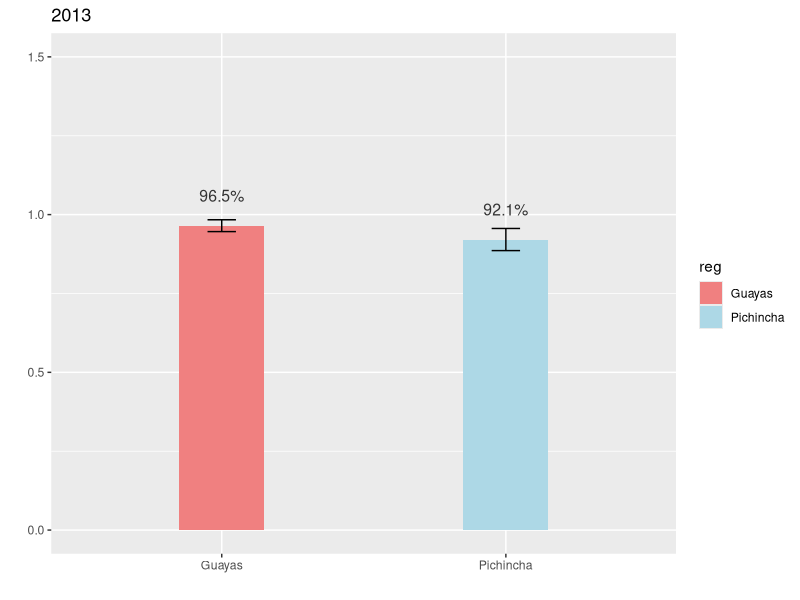
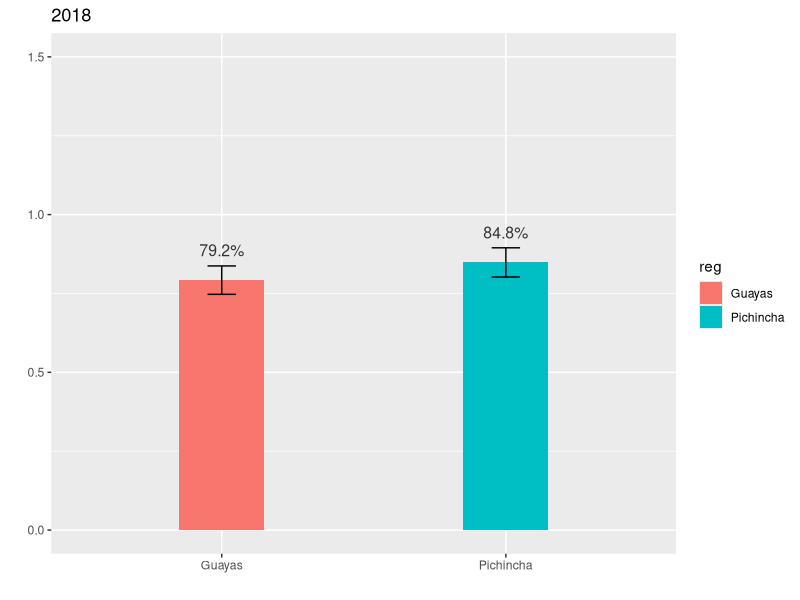
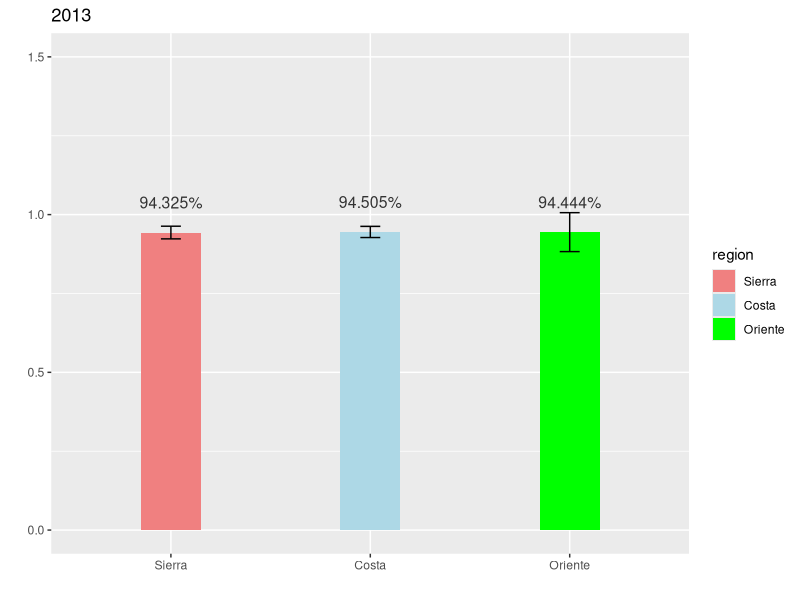
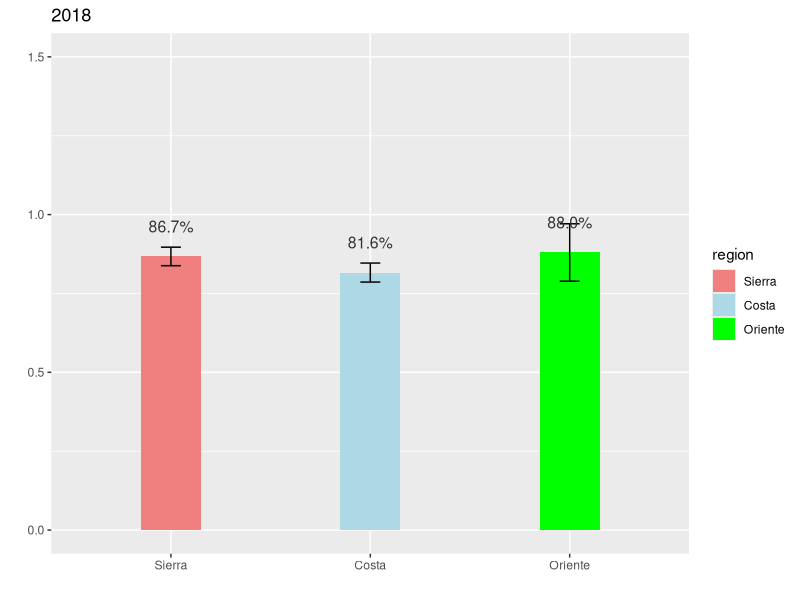
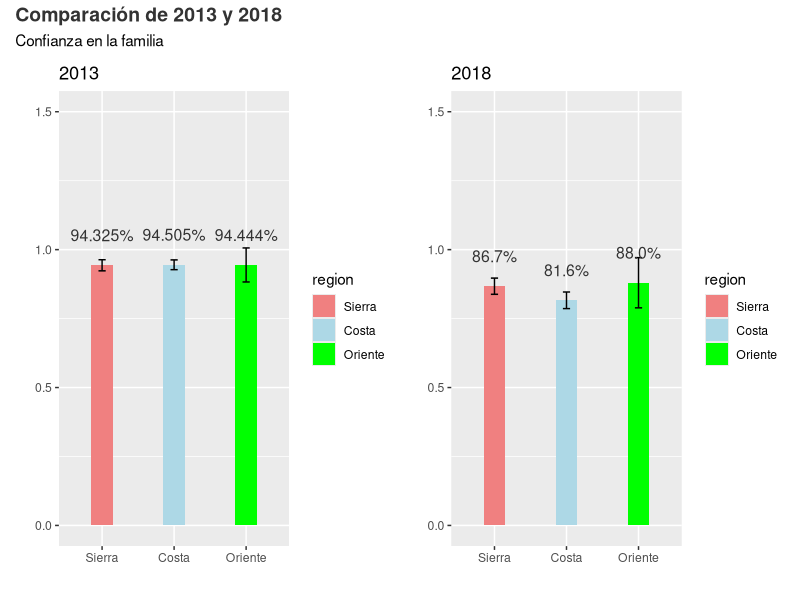
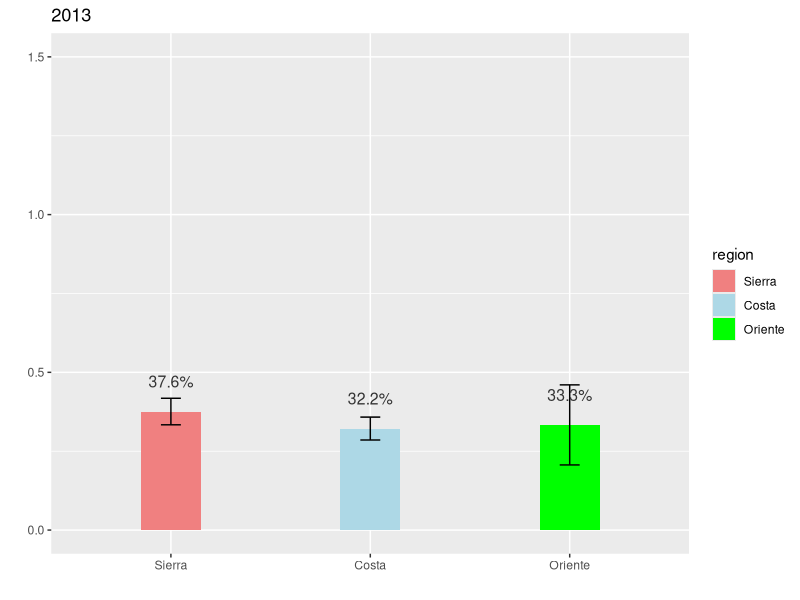
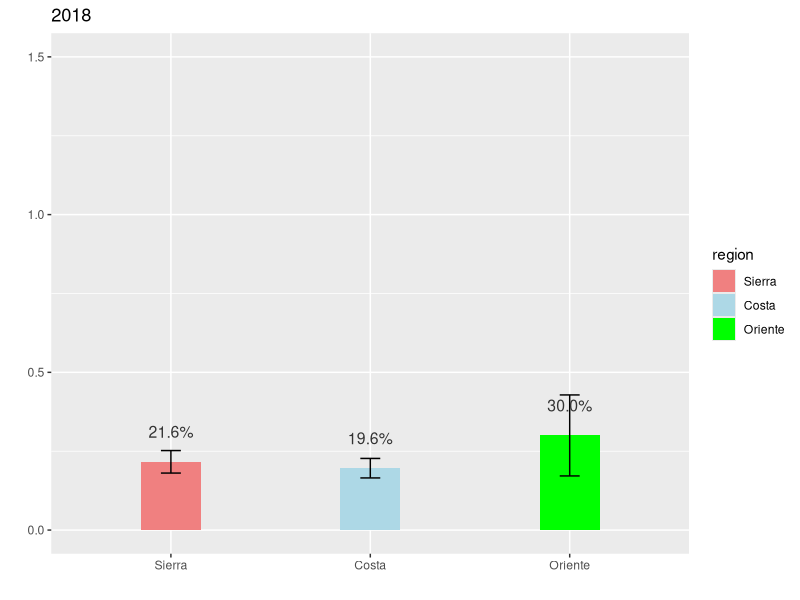
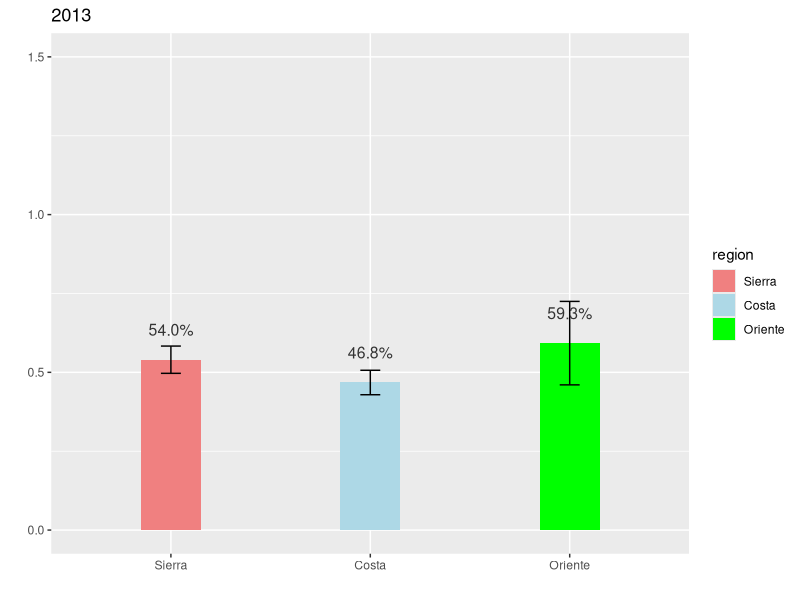

These figures' R source, in order: (Note: this script raises an error after producing the figures.)
#Carga de librerias y bases
library(haven)
library(dplyr)
library(ggplot2)
library(readr)
library(forcats)
library(lubridate)
library(tidyverse)
library(here)
install.packages("cowplot")
library(cowplot)
library(patchwork)
Wave_7_Ecuador <- read_dta("BASES LIDE/WVS_Wave_7_Ecuador_Stata_v5.0.dta")
Wave_6_Ecuador<- read_dta("BASES LIDE/WV6_Data_Ecuador_Stata_v20201117.dta")

# Union de bases de datos

Wave_6_Ecuador$N_REGION_ISO <- as_factor(Wave_6_Ecuador$N_REGION_ISO)
Wave_7_Ecuador$N_REGION_ISO <- as_factor(Wave_7_Ecuador$N_REGION_ISO)
Wave_6_Ecuador$V102 <- as_factor(Wave_6_Ecuador$V102)
Wave_7_Ecuador$Q58 <- as_factor(Wave_7_Ecuador$Q58)
Wave_6_Ecuador$V103 <- as_factor(Wave_6_Ecuador$V103)
Wave_7_Ecuador$Q59 <- as_factor(Wave_7_Ecuador$Q59)
Wave_6_Ecuador$V104 <- as_factor(Wave_6_Ecuador$V104)
Wave_7_Ecuador$Q60 <- as_factor(Wave_7_Ecuador$Q60)
Wave_6_Ecuador$V105 <- as_factor(Wave_6_Ecuador$V105)
Wave_7_Ecuador$Q61 <- as_factor(Wave_7_Ecuador$Q61)
Wave_6_Ecuador$V106 <- as_factor(Wave_6_Ecuador$V106)
Wave_7_Ecuador$Q62 <- as_factor(Wave_7_Ecuador$Q62)
Wave_6_Ecuador$V115 <- as_factor(Wave_6_Ecuador$V115)
Wave_7_Ecuador$Q71 <- as_factor(Wave_7_Ecuador$Q71)
Wave_6_Ecuador$V181 <- as_factor(Wave_6_Ecuador$V181)
Wave_7_Ecuador$Q142 <- as_factor(Wave_7_Ecuador$Q142)
Wave_6_Ecuador$V113 <- as_factor(Wave_6_Ecuador$V113)
Wave_7_Ecuador$Q69 <- as_factor(Wave_7_Ecuador$Q69)
wave7 <- Wave_7_Ecuador%>%
  select(cf= "Q58",
         "reg"= N_REGION_ISO,
         cv="Q59",
         cp="Q60",
         c_primera="Q61",
         c_dif_reg="Q62",
         ano="A_YEAR",
         c_gob= "Q71",
         p_trabajo="Q142",
         c_policia="Q69")

wave6<-Wave_6_Ecuador%>%
  select(cf="V102" ,
         "reg"= N_REGION_ISO,
         cv="V103",
         cp="V104",
         c_primera="V105",
         c_dif_reg="V106",
         ano="V262",
         c_gob = "V115",
         p_trabajo="V181",
         c_policia="V113")

wvs_total <- bind_rows(wave6, wave7)

#Agrupar c_gob en dos categorias 

wvs_total$c_gob<- as_factor(wvs_total$c_gob)
wvs_total$confianza_gobierno <- ifelse(wvs_total$c_gob %in% c("Quite a lot", "A great deal"),
                              "confío", "no confío")

#Creamos una variable binaria, con la confianza en el gobierno

wvs_total <- wvs_total %>%
  mutate(confianza_gobieno_b = as.integer(c_gob %in% c("Quite a lot", "A great deal")))


#agrupar cf en dos categorias 

wvs_total$cf<- as_factor(wvs_total$cf)
wvs_total$confianza <- ifelse(wvs_total$cf %in% c("Trust completely", "Trust somewhat"),
                              "confío", "no confío")

#Creamos una variable binaria, con la confianza

wvs_total <- wvs_total %>%
  mutate(confianza_binaria = as.integer(cf %in% c("Trust completely", "Trust somewhat")))


#agrupar c_dif_reg en dos categorias 

wvs_total$c_dif_reg<- as_factor(wvs_total$c_dif_reg)
wvs_total$confianza_en_otra_reg <- ifelse(wvs_total$c_dif_reg %in% c("Trust completely", "Trust somewhat"),
                              "confío", "no confío")

#Creamos una variable binaria, con la confianza en personas de otras regiones

wvs_total <- wvs_total %>%
  mutate(confianza_en_otra_reg_b = as.integer(c_dif_reg %in% c("Trust completely", "Trust somewhat")))

# Agrupar p_trabajo en dos categorias

wvs_total$p_trabajo<- as_factor(wvs_total$p_trabajo)
wvs_total$miedo_perder_empleo <- ifelse(wvs_total$p_trabajo %in% c("Very much", "A great deal"),
                                          "confío", "no confío")

#Creamos una variable binaria, con el miedo de las personas a perder su trabajo

wvs_total <- wvs_total %>%
  mutate(miedo_perder_empleo = as.integer(p_trabajo %in% c("Very much", "A great deal")))

#Agrupar c_policia en dos categorias 

wvs_total$c_policia<- as_factor(wvs_total$c_policia)
wvs_total$confianza_policia <- ifelse(wvs_total$c_policia %in% c("Quite a lot", "A great deal"),
                                       "confío", "no confío")

#Creamos una variable binaria, con la confianza en la policia

wvs_total <- wvs_total %>%
  mutate(confianza_policia_b = as.integer(c_policia %in% c("Quite a lot", "A great deal")))





#filtrando por Provincia y renombre de variables

wvs_uio_gye <- wvs_total%>%
  filter(reg %in% c("EC-G Guayas","EC-P Pichincha"))%>%
  mutate(reg=fct_recode(reg,
                        "Guayas"="EC-G Guayas",
                        "Pichincha"="EC-P Pichincha"))

#Relaizamos una grupación de la varible de provicias


wvs_c<- wvs_total%>%
  mutate(region = fct_collapse(reg,
                               "Sierra"=c("EC-A Azuay","EC-B Bolivar","EC-F Canar",
                                          "EC-C Carchi","EC-X Cotopaxi","EC-H Chimborazo",
                                          "EC-L Loja","EC-I Imbabura","EC-P Pichincha",
                                          "EC-T Tungurahua"),
                               "Costa"=c("EC-O El Oro","EC-E Esmeraldas","EC-G Guayas",
                                         "EC-R Los Rios","EC-M Manabi","EC-SE Santa Elena",
                                         "EC-SD Santo Domingo de los Tsachilas",
                                         "EC-SD Santo Domingo de los Tsachilas"),
                               "Oriente"=c("EC-S Morona Santiago","EC-N Napo","EC-D Orellana",
                                           "EC-Y Pastaza",
                                           "EC-U Sucumbios","EC-Z Zamora Chinchipe")))

#Calcular la media y error estandar por provincia 
cf_p <- wvs_uio_gye %>% 
  group_by(ano, reg) %>% 
  summarize(mean = mean(as.numeric(confianza_binaria), na.rm = TRUE), 
            se = sd(as.numeric(confianza_binaria), na.rm = TRUE)/sqrt(n()))

#Calcular la media y error estandar por region
cf_r <- wvs_c %>% 
  group_by(ano, region) %>% 
  summarize(mean = mean(as.numeric(confianza_binaria), na.rm = TRUE), 
            se = sd(as.numeric(confianza_binaria), na.rm = TRUE)/sqrt(n()))

###############################################################################
#analizis de variable de confianza en la familia

#Graficos por provincia Pichincha y Guayas

# Gráfico 2013

cf_p_2013 <- cf_p %>% 
  filter(ano == 2013) %>%
  filter(complete.cases(reg, mean, se)) %>%
  ggplot(aes(x = reg, y = mean, fill = reg)) + 
  geom_bar(stat = "identity", width = 0.3,) +
  geom_errorbar(aes(ymin = mean - 1.96*se, ymax = mean + 1.96*se), width = 0.1) +
  geom_text(aes(label = scales::percent(mean, digits =1)), 
            color = "grey20", size = 4, vjust = -2) +
  labs(title = "2013", x = "", y = "") + 
  scale_y_continuous(limits = c(0, 1.5)) +
  scale_fill_manual(values = c("lightcoral", "lightblue")) 
print(cf_p_2013)

# Gráfico 2018

cf_p_2018 <- cf_p %>% 
  filter(ano == 2018) %>%
  filter(complete.cases(reg, mean, se)) %>%
  ggplot(aes(x = reg, y = mean, fill = reg)) + 
  geom_bar(stat = "identity", width = 0.3) +
  geom_errorbar(aes(ymin = mean - 1.96*se, ymax = mean + 1.96*se), width = 0.1) +
  geom_text(aes(label = scales::percent(mean, digits =1)), 
            color = "grey20", size = 4, vjust = -2) +
  labs(title = "2018", x = "", y = "") + 
  scale_y_continuous(limits = c(0, 1.5))
print(cf_p_2018)
################################################################################
#analizis de variable de confianza en la familia

#Graficos por region sierra y costa

# Gráfico 2013

cf_r_2013 <- cf_r %>% 
  filter(ano == 2013) %>%
  filter(complete.cases(region, mean, se)) %>%
  ggplot(aes(x = region, y = mean, fill = region)) + 
  geom_bar(stat = "identity", width = 0.3,) +
  geom_errorbar(aes(ymin = mean - 1.96*se, ymax = mean + 1.96*se), width = 0.1) +
  geom_text(aes(label = scales::percent(mean, digits =1)), 
            color = "grey20", size = 4, vjust = -2) +
  labs(title = "2013", x = "", y = "") + 
  scale_y_continuous(limits = c(0, 1.5)) +
  scale_fill_manual(values = c("lightcoral", "lightblue","green")) 
print(cf_r_2013)

# Gráfico 2018

cf_r_2018 <- cf_r %>% 
  filter(ano == 2018) %>%
  filter(complete.cases(region, mean, se)) %>%
  ggplot(aes(x = region, y = mean, fill = region)) + 
  geom_bar(stat = "identity", width = 0.3,) +
  geom_errorbar(aes(ymin = mean - 1.96*se, ymax = mean + 1.96*se), width = 0.1) +
  geom_text(aes(label = scales::percent(mean, digits =1)), 
            color = "grey20", size = 4, vjust = -2) +
  labs(title = "2018", x = "", y = "") + 
  scale_y_continuous(limits = c(0, 1.5)) +
  scale_fill_manual(values = c("lightcoral", "lightblue","green")) 
print(cf_r_2018)
##################################################################################
library(cowplot)
library(patchwork)

combined_plot <- cf_r_2013 + cf_r_2018 +
  plot_layout(ncol = 2) +
  plot_annotation(title = "Comparación de 2013 y 2018",
                  subtitle = "Confianza en la familia",
                  theme = theme(
                    plot.title = element_text(hjust = 0, color = "grey20", face = "bold", size = 14),
                    plot.caption = element_text(hjust = 0, color = "grey30", face = 'italic')
                  ))
print(combined_plot)

################################################################################

#Analisis de la variable de confianza en otras regiones 
cf_r_2 <- wvs_c %>% 
  group_by(ano, region) %>% 
  summarize(mean = mean(as.numeric(confianza_en_otra_reg_b), na.rm = TRUE), 
            se = sd(as.numeric(confianza_en_otra_reg_b), na.rm = TRUE)/sqrt(n()))


#Graficos por region sierra y costa

# Gráfico 2013

cf_r2_2013 <- cf_r_2 %>% 
  filter(ano == 2013) %>%
  filter(complete.cases(region, mean, se)) %>%
  ggplot(aes(x = region, y = mean, fill = region)) + 
  geom_bar(stat = "identity", width = 0.3,) +
  geom_errorbar(aes(ymin = mean - 1.96*se, ymax = mean + 1.96*se), width = 0.1) +
  geom_text(aes(label = scales::percent(mean, digits =1)), 
            color = "grey20", size = 4, vjust = -2) +
  labs(title = "2013", x = "", y = "") + 
  scale_y_continuous(limits = c(0, 1.5)) +
  scale_fill_manual(values = c("lightcoral", "lightblue","green")) 
print(cf_r2_2013)
  
# Gráfico 2018

cf_r2_2018 <- cf_r_2 %>% 
  filter(ano == 2018) %>%
  filter(complete.cases(region, mean, se)) %>%
  ggplot(aes(x = region, y = mean, fill = region)) + 
  geom_bar(stat = "identity", width = 0.3,) +
  geom_errorbar(aes(ymin = mean - 1.96*se, ymax = mean + 1.96*se), width = 0.1) +
  geom_text(aes(label = scales::percent(mean, digits =1)), 
            color = "grey20", size = 4, vjust = -2) +
  labs(title = "2018", x = "", y = "") + 
  scale_y_continuous(limits = c(0, 1.5)) +
  scale_fill_manual(values = c("lightcoral", "lightblue","green")) 
print(cf_r2_2018)

####################################################################################

#Analizis de la variable de confianza sobre el gobierno
cf_r_3 <- wvs_c %>% 
  group_by(ano, region) %>% 
  summarize(mean = mean(as.numeric(confianza_gobieno_b), na.rm = TRUE), 
            se = sd(as.numeric(confianza_gobieno_b), na.rm = TRUE)/sqrt(n()))


#Graficos por region sierra y costa

# Gráfico 2013

cf_r3_2013 <- cf_r_3 %>% 
  filter(ano == 2013) %>%
  filter(complete.cases(region, mean, se)) %>%
  ggplot(aes(x = region, y = mean, fill = region)) + 
  geom_bar(stat = "identity", width = 0.3,) +
  geom_errorbar(aes(ymin = mean - 1.96*se, ymax = mean + 1.96*se), width = 0.1) +
  geom_text(aes(label = scales::percent(mean, digits =1)), 
            color = "grey20", size = 4, vjust = -2) +
  labs(title = "2013", x = "", y = "") + 
  scale_y_continuous(limits = c(0, 1.5)) +
  scale_fill_manual(values = c("lightcoral", "lightblue","green")) 
print(cf_r3_2013)

# Gráfico 2018

cf_r3_2018 <- cf_r_3 %>% 
  filter(ano == 2018) %>%
  filter(complete.cases(region, mean, se)) %>%
  ggplot(aes(x = region, y = mean, fill = region)) + 
  geom_bar(stat = "identity", width = 0.3,) +
  geom_errorbar(aes(ymin = mean - 1.96*se, ymax = mean + 1.96*se), width = 0.1) +
  geom_text(aes(label = scales::percent(mean, digits =1)), 
            color = "grey20", size = 4, vjust = -2) +
  labs(title = "2018", x = "", y = "") + 
  scale_y_continuous(limits = c(0, 1.5)) +
  scale_fill_manual(values = c("lightcoral", "lightblue","green")) 
print(cf_r3_2018)

# Union de los dos graficos

combined_plot_3 <- cf_r3_2013 + cf_r3_2018 +
  plot_layout(ncol = 2) +
  plot_annotation(title = "Confianza de los ecuatorianos en el gobierno",
                  subtitle = "cuantas personas confian en el gobierno",
                  caption = "Las cifras representan la cantidad de personas en porcentaje que no confian en el gobierno ecuatoriano.
Las barras representan intervalos de confianza del 95%. Fuente:Encuesta Mundial de Valores (WVS) olas 2013 y 2018. 
Elaborado por: Laboratorio de Investigación para el Desarrollo del Ecuador (LIDE)",
                  theme = theme(
                    plot.title = element_text(hjust = 0, color = "grey20", face = "bold", size = 14),
                    plot.caption = element_text(hjust = 0, color = "grey30", face = 'italic')
                  ))
print(combined_plot_3)
################################################################################

#Analisis de la variable del miedo a perder el trabajo

cf_r_4 <- wvs_c %>% 
  group_by(ano, region) %>% 
  summarize(mean = mean(as.numeric(miedo_perder_empleo), na.rm = TRUE), 
            se = sd(as.numeric(miedo_perder_empleo), na.rm = TRUE)/sqrt(n()))


#Graficos por region sierra y costa

# Gráfico 2013

cf_r4_2013 <- cf_r_4 %>% 
  filter(ano == 2013) %>%
  filter(complete.cases(region, mean, se)) %>%
  ggplot(aes(x = region, y = mean, fill = region)) + 
  geom_bar(stat = "identity", width = 0.3,) +
  geom_errorbar(aes(ymin = mean - 1.96*se, ymax = mean + 1.96*se), width = 0.1) +
  geom_text(aes(label = scales::percent(mean, digits =1)), 
            color = "grey20", size = 4, vjust = -2) +
  labs(title = "2013", x = "", y = "") + 
  scale_y_continuous(limits = c(0, 1.5)) +
  scale_fill_manual(values = c("lightcoral", "lightblue","green")) 
print(cf_r4_2013)

# Gráfico 2018

cf_r4_2018 <- cf_r_4 %>% 
  filter(ano == 2018) %>%
  filter(complete.cases(region, mean, se)) %>%
  ggplot(aes(x = region, y = mean, fill = region)) + 
  geom_bar(stat = "identity", width = 0.3,) +
  geom_errorbar(aes(ymin = mean - 1.96*se, ymax = mean + 1.96*se), width = 0.1) +
  geom_text(aes(label = scales::percent(mean, digits =1)), 
            color = "grey20", size = 4, vjust = -2) +
  labs(title = "2018", x = "", y = "") + 
  scale_y_continuous(limits = c(0, 1.5)) +
  scale_fill_manual(values = c("lightcoral", "lightblue","green")) 
print(cf_r4_2018)

############################################################################

cf_r_5 <- wvs_c %>% 
  group_by(ano, region) %>% 
  summarize(mean = mean(as.numeric(confianza_policia_b), na.rm = TRUE), 
            se = sd(as.numeric(confianza_policia_b), na.rm = TRUE)/sqrt(n()))

cf_r_total <- wvs_c %>% 
  group_by(ano, region) %>% 
  summarize(mean_cf = mean(as.numeric(confianza_binaria), na.rm = TRUE), 
            se_cf = sd(as.numeric(confianza_binaria), na.rm = TRUE)/sqrt(n()),
            mean_otra_reg = mean(as.numeric(confianza_en_otra_reg_b), na.rm = TRUE), 
            se_otra_reg = sd(as.numeric(confianza_en_otra_reg_b), na.rm = TRUE)/sqrt(n()),
            mean_gob = mean(as.numeric(confianza_gobieno_b), na.rm = TRUE), 
            se_gob = sd(as.numeric(confianza_gobieno_b), na.rm = TRUE)/sqrt(n()),
            mean_police = mean(as.numeric(confianza_policia_b), na.rm = TRUE), 
            se_police = sd(as.numeric(confianza_policia_b), na.rm = TRUE)/sqrt(n()))
          
####
install.packages("openxlsx")
cf_selected <- cf_r_total %>%
  select(ano,region,mean_cf,mean_gob,mean_otra_reg,mean_police)
print(cf_selected)
write.csv(cf_selected, "C:/Users/User/Git hub/Confianza/BASES LIDE/cf_selected_3.csv", row.names = FALSE,col.names = TRUE, sep = ";")
